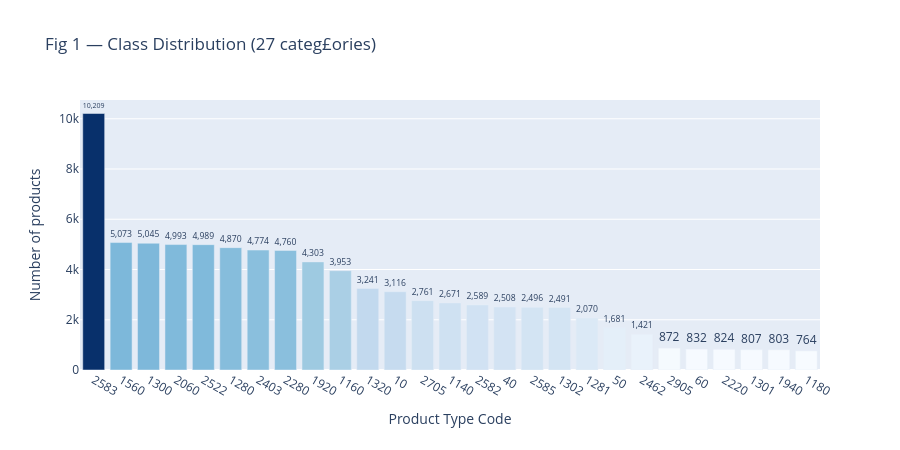

Notebook cell for this chart:
### Markdown cell above
## 3. Visualizations & Statistics

### Code cell
os.makedirs('../docs/figures', exist_ok=True)

# ── Fig 1: Class Distribution ───────────────────────────────────────────────
counts = (
    train['prdtypecode'].value_counts()
    .reset_index()
    .rename(columns={'count': 'n_products'})
    .sort_values('n_products', ascending=False)
)

fig1 = px.bar(
    counts,
    x='prdtypecode',
    y='n_products',
    title='Fig 1 — Class Distribution (27 categ£ories)',
    labels={'prdtypecode': 'Product Type Code', 'n_products': 'Number of products'},
    color='n_products',
    color_continuous_scale='Blues',
    text='n_products',
)
fig1.update_traces(texttemplate='%{text:,}', textposition='outside')
fig1.update_layout(
    xaxis={'type': 'category', 'categoryorder': 'total descending'},
    coloraxis_showscale=False,
    height=450,
)
# Convert to image bytes
img_bytes = pio.to_image(fig1, format='png', scale=2)

# Save using PIL
img = Image.open(io.BytesIO(img_bytes))
fig1.write_image('../docs/figures/fig1_class_distribution.png', scale=2)
fig1.show()

from scipy import stats
chi2_stat, p = stats.chisquare(train['prdtypecode'].value_counts().values)
print(f"Chi-squared test vs uniform distribution:")
print(f"  χ² = {chi2_stat:.1f},  p-value = {p:.2e}")
print(f"  → {'Significant imbalance' if p < 0.05 else 'No significant imbalance'} (α=0.05)")
print(f"\nMost frequent class : {counts.iloc[0]['prdtypecode']} ({counts.iloc[0]['n_products']:,} samples, {counts.iloc[0]['n_products']/len(train):.1%})")
print(f"Least frequent class: {counts.iloc[-1]['prdtypecode']} ({counts.iloc[-1]['n_products']:,} samples, {counts.iloc[-1]['n_products']/len(train):.1%})")

### Figure 1 — Plotly figure (JSON) as saved in the notebook; plotly's stock layout.template omitted (floating-point values rounded to 4 significant figures)
{"data": [{"hovertemplate": "Product Type Code=%{x}<br>Number of products=%{marker.color}<extra></extra>", "legendgroup": "", "marker": {"color": [10209, 5073, 5045, 4993, 4989, 4870, 4774, 4760, 4303, 3953, 3241, 3116, 2761, 2671, 2589, 2508, 2496, 2491, 2070, 1681, 1421, 872, 832, 824, 807, 803, 764], "coloraxis": "coloraxis", "pattern": {"shape": ""}}, "name": "", "orientation": "v", "showlegend": false, "text": [10210.0, 5073.0, 5045.0, 4993.0, 4989.0, 4870.0, 4774.0, 4760.0, 4303.0, 3953.0, 3241.0, 3116.0, 2761.0, 2671.0, 2589.0, 2508.0, 2496.0, 2491.0, 2070.0, 1681.0, 1421.0, 872.0, 832.0, 824.0, 807.0, 803.0, 764.0], "textposition": "outside", "texttemplate": "%{text:,}", "type": "bar", "x": [2583, 1560, 1300, 2060, 2522, 1280, 2403, 2280, 1920, 1160, 1320, 10, 2705, 1140, 2582, 40, 2585, 1302, 1281, 50, 2462, 2905, 60, 2220, 1301, 1940, 1180], "xaxis": "x", "y": [10209, 5073, 5045, 4993, 4989, 4870, 4774, 4760, 4303, 3953, 3241, 3116, 2761, 2671, 2589, 2508, 2496, 2491, 2070, 1681, 1421, 872, 832, 824, 807, 803, 764], "yaxis": "y"}], "layout": {"barmode": "relative", "coloraxis": {"colorbar": {"title": {"text": "Number of products"}}, "colorscale": [[0, "rgb(247,251,255)"], [0.125, "rgb(222,235,247)"], [0.25, "rgb(198,219,239)"], [0.375, "rgb(158,202,225)"], [0.5, "rgb(107,174,214)"], [0.625, "rgb(66,146,198)"], [0.75, "rgb(33,113,181)"], [0.875, "rgb(8,81,156)"], [1, "rgb(8,48,107)"]], "showscale": false}, "height": 450, "legend": {"tracegroupgap": 0}, "title": {"text": "Fig 1 — Class Distribution (27 categ£ories)"}, "xaxis": {"anchor": "y", "categoryorder": "total descending", "domain": [0, 1], "title": {"text": "Product Type Code"}, "type": "category"}, "yaxis": {"anchor": "x", "domain": [0, 1], "title": {"text": "Number of products"}}}}
